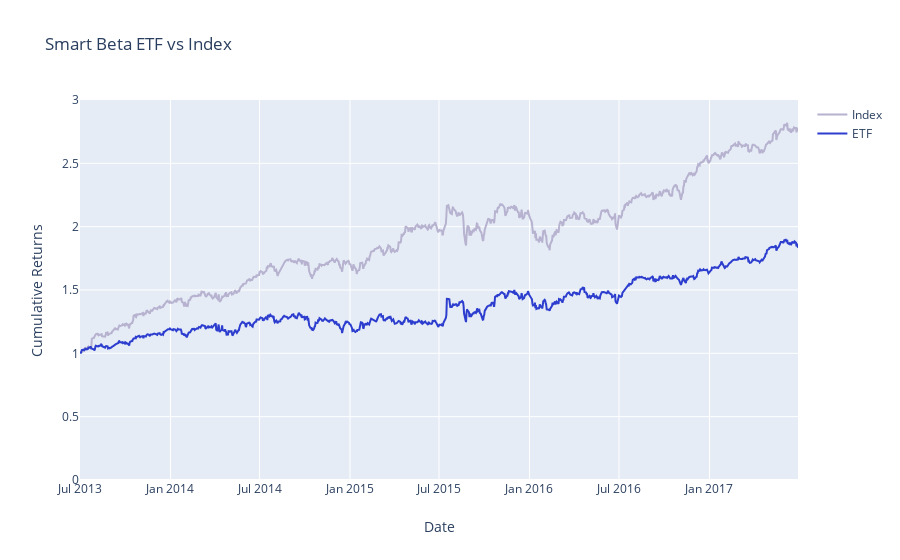

Here is the notebook cell this chart was saved with:
### Markdown cell above
### View Data
Let's generate the ETF and index cumulative returns using `calculate_cumulative_returns` and compare the two.

### Code cell
index_weighted_cumulative_returns = calculate_cumulative_returns(index_weighted_returns)
etf_weighted_cumulative_returns = calculate_cumulative_returns(etf_weighted_returns)
project_helper.plot_benchmark_returns(index_weighted_cumulative_returns, etf_weighted_cumulative_returns, 'Smart Beta ETF vs Index')

### Figure 1 — Plotly figure (JSON) as saved in the notebook; plotly's stock layout.template omitted (floating-point values rounded to 4 significant figures; data arrays with more than 128 entries replaced by an {"elided": "..."} marker saying what was removed)
{"data": [{"line": {"color": "#B6B2CF"}, "name": "Index", "type": "scatter", "x": {"elided": "1009 str values"}, "y": {"elided": "1009 float values"}}, {"line": {"color": "#2D3ECF"}, "name": "ETF", "type": "scatter", "x": {"elided": "1009 str values"}, "y": {"elided": "1009 float values"}}], "layout": {"title": {"text": "Smart Beta ETF vs Index"}, "xaxis": {"title": {"text": "Date"}}, "yaxis": {"range": [0, 3], "title": {"text": "Cumulative Returns"}}}}
